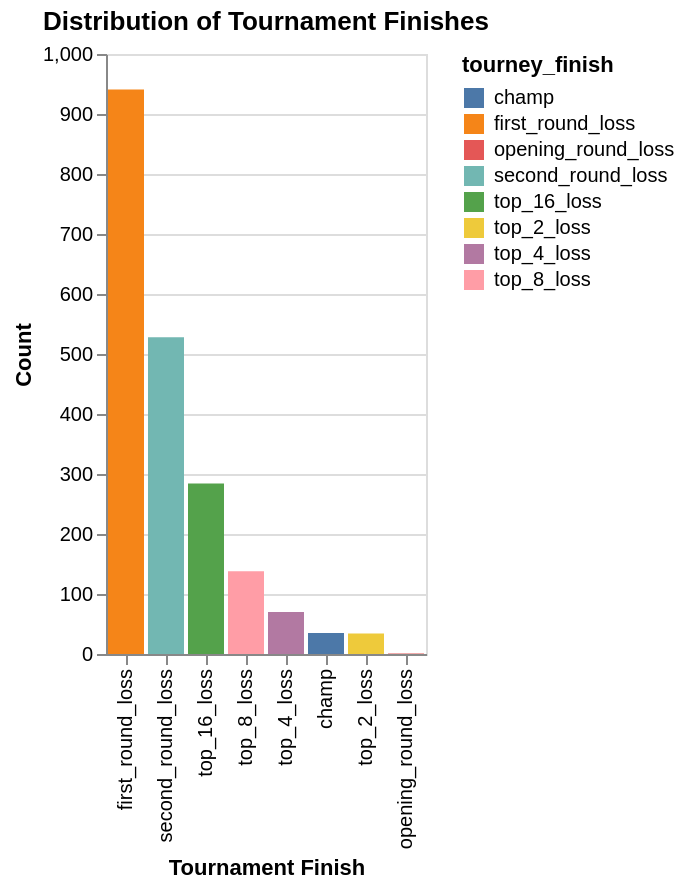

Write notebook code for a chart like this one.
### Code cell
plot2 = alt.Chart(tidy_womensbb_df).mark_bar().encode(
    x = alt.X("tourney_finish:N", title = "Tournament Finish", sort = "-y"),
    y = alt.Y("count()", title = "Count"),
    color = "tourney_finish:N"
).properties(title = "Distribution of Tournament Finishes")

plot2

### Figure 1 — Vega-Lite specification as saved in the notebook (floating-point values rounded to 4 significant figures; data arrays with more than 128 entries replaced by an {"elided": "..."} marker saying what was removed)
{"config": {"view": {"continuousWidth": 300, "continuousHeight": 300}}, "data": {"name": "data-6df5d0def1365fc05b3fb8d46c4098f2"}, "mark": {"type": "bar"}, "encoding": {"color": {"field": "tourney_finish", "type": "nominal"}, "x": {"field": "tourney_finish", "sort": "-y", "title": "Tournament Finish", "type": "nominal"}, "y": {"aggregate": "count", "title": "Count", "type": "quantitative"}}, "title": "Distribution of Tournament Finishes", "$schema": "https://vega.github.io/schema/vega-lite/v5.20.1.json", "datasets": {"data-6df5d0def1365fc05b3fb8d46c4098f2": {"elided": "2031 records"}}}
